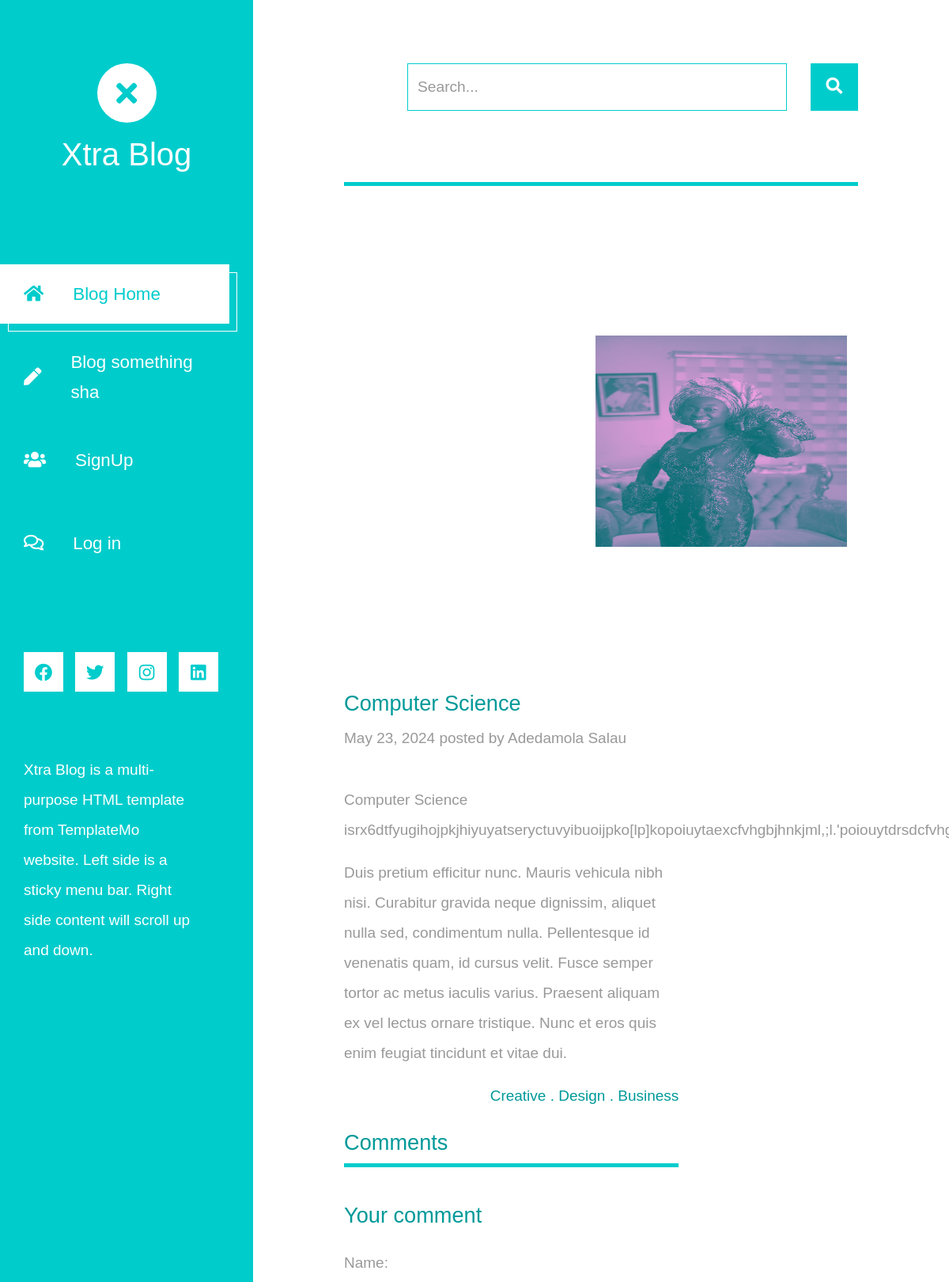
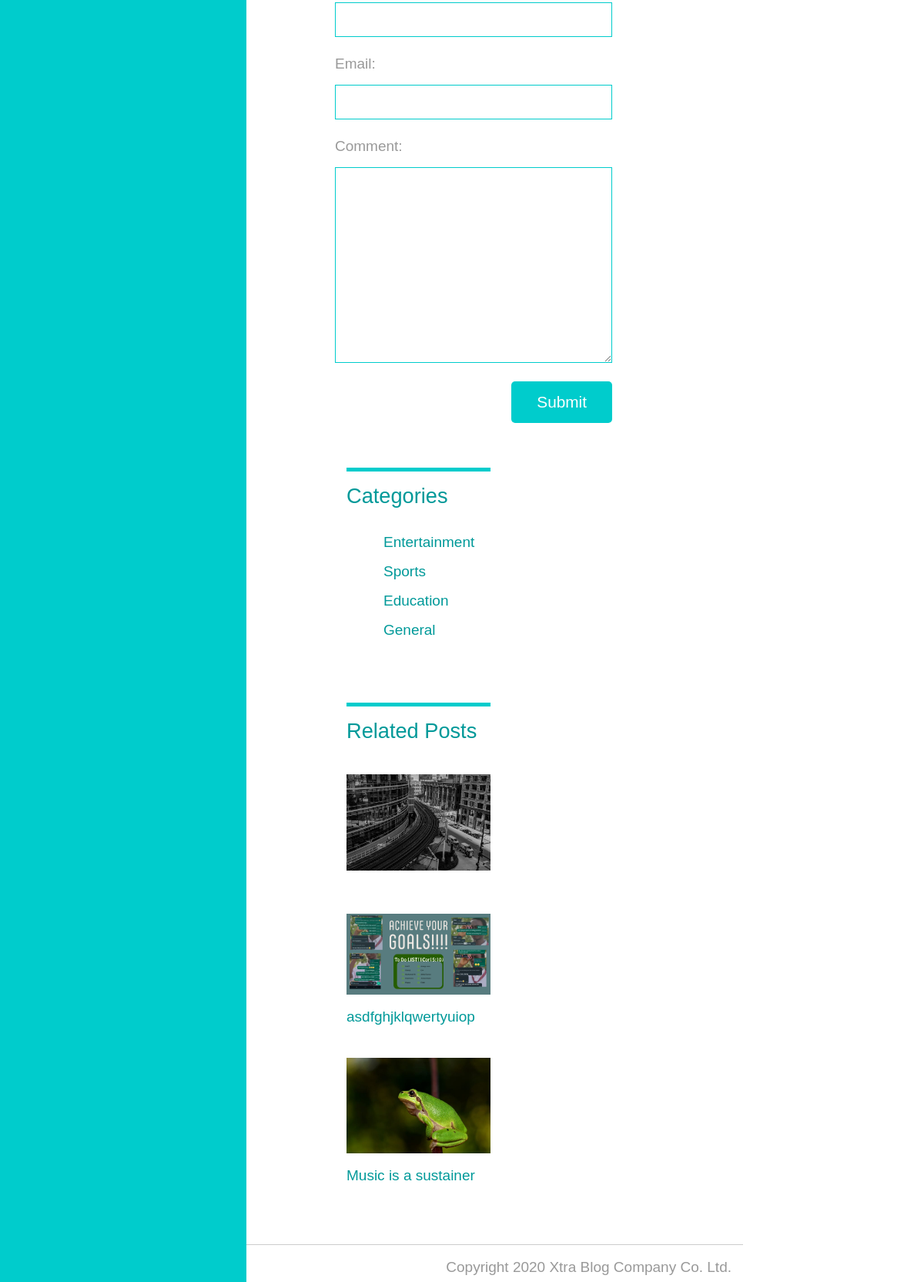
Page /blog-post/2 on the committed database (2 pictures, top to bottom).
### blogapp/models.py (models this page shows, shortened)
class BlogPost(models.Model):
    title =models.CharField(max_length=200)
    description=models.TextField(null=True, blank=True)
    post = models.TextField()
    author = models.CharField(max_length=200)
    owner = models.ForeignKey(User,on_delete=models.SET_NULL,null=True,blank=True)
    published_date=models.DateField(auto_now_add=True)
    update_at= models.DateTimeField(auto_now=True)
    category= models.ForeignKey(category,on_delete=models.CASCADE,default=4)
    blog_image = models.ImageField(upload_to="blogs",null=True,blank=True)
    tag = models.ManyToManyField(tag)

class category(models.Model):
    name= models.CharField(max_length=50)
    def __str__(self) -> str:
        return self.name

### blogapp/views.py (the view, shortened to what this page needs)
# urls.py: path('blog-post/<int:blog_id>',blog_detail_page,name='blog-detail'),
def blog_detail_page(request,blog_id):
    blog_post=BlogPost.objects.get(id=blog_id)
    blog_categories= category.objects.all()
    similar_posts= BlogPost.objects.all().filter(category=blog_post.category).exclude(id=blog_post.id)
    comments= Comments.objects.filter(blog_post=blog_post)
    form = Model_form()
    context = {
        "post":blog_post,
        "categories":blog_categories,
        "similar_posts":similar_posts,
        "comments":comments,
        "form":form
    }
    return render(request,"main/post.html",context)

### blogapp/forms.py
class Model_form(forms.ModelForm):
    class Meta:
        model = Comments
        fields = ['name','email','comment']
        widgets={
            'name':forms.TextInput(attrs={'class':'form-control'}),
            'email':forms.EmailInput(attrs={'class':'form-control'}),
            'comment':forms.Textarea(attrs={'class':'form-control'})
        }

### templates/main/post.html (shortened to what this page needs)
{%extends "base.html"%}
{%block quote%}
            <div class="row tm-row">
                <div class="col-12">
                    <hr class="tm-hr-primary tm-mb-55">
                    <img src="{{post.blog_image.url}}" width="954" height="535"  class="tm-mb-40"/>
                </div>
            </div>
            <div class="row tm-row">
                <div class="col-lg-8 tm-post-col">
                    <div class="tm-post-full">
                        <div class="mb-4">
                            <h2 class="pt-2 tm-color-primary tm-post-title">{{post.title}}</h2>
                            <p class="tm-mb-40">{{post.published_date}} posted by {{post.author}}</p>
                            <p>
                                {{post.post}}</p>
                            <p>
                                Duis pretium efficitur nunc. Mauris vehicula nibh nisi. Curabitur gravida neque
                                dignissim, aliquet nulla sed, condimentum nulla. Pellentesque id venenatis
                                quam, id cursus velit. Fusce semper tortor ac metus iaculis varius. Praesent
                                aliquam ex vel lectus ornare tristique. Nunc et eros quis enim feugiat tincidunt
                                et vitae dui.
                            </p>
                            <span class="d-block text-right tm-color-primary">Creative . Design . Business</span>
                        </div>
                        <div>
                            <h2 class="tm-color-primary tm-post-title">Comments</h2>
                            <hr class="tm-hr-primary tm-mb-45">
                            </div>
                            <form method="post" action="" class="mb-5 tm-comment-form">
                                <h2 class="tm-color-primary tm-post-title mb-4">Your comment</h2>
                                <div class="mb-4">
                                    {{form.as_p }}
                                </div>
                                <div class="text-right">
                                    <button type="submit" class="tm-btn tm-btn-primary tm-btn-small">Submit</button>
                                </div>
                            </form>
                        </div>
                    </div>
                </div>
                <aside class="col-lg-4 tm-aside-col">
                    <div class="tm-post-sidebar">
                        <hr class="mb-3 tm-hr-primary">
                        <h2 class="mb-4 tm-post-title tm-color-primary">Categories</h2>
                        <ul class="tm-mb-75 pl-5 tm-category-list">
                            {%for c in categories%}
                            <li><a href="{%url 'category-posts' c.name%}" class="tm-color-primary">{{c}}</a></li>
                            {%endfor%}
                        </ul>
                        <hr class="mb-3 tm-hr-primary">
                        <h2 class="tm-mb-40 tm-post-title tm-color-primary">Related Posts</h2>
                        {%for sp in similar_posts%}
                        <a href="#" class="d-block tm-mb-40">
                            <figure>
                                <img src="{{sp.blog_image.url}}" alt="Image" class="mb-3 img-fluid">
                                <figcaption class="tm-color-primary">{{sp.description}}</figcaption>
                            </figure>
                        </a>
                        {%endfor%}
                    </div>
                </aside>
            </div>
{%endblock quote%}

### rows in the picture
BlogPost: blog_image (picture), title "Computer Science", published_date "May 23, 2024", author "Adedamola Salau", post "Computer Science…"
category: name "Entertainment"
category: name "Sports"
category: name "Education"
category: name "General"
BlogPost: blog_image (picture)
BlogPost: blog_image (picture), description "asdfghjklqwertyuiop"
BlogPost: blog_image (picture), description "Music is a sustainer"
